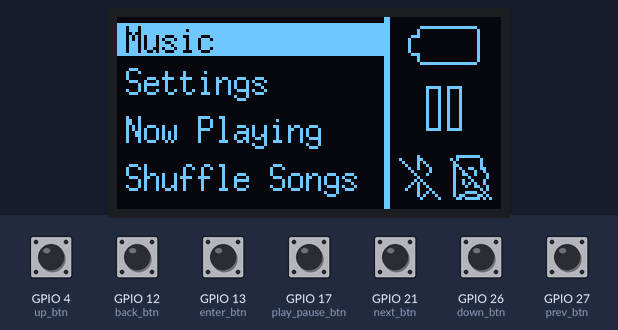
Recording of a sketch running on a simulated ESP32. Shown: 128×64 one-colour display. Inputs (shaded band) come from the test bench; at power-on: GPIO 4 (up_btn), GPIO 12 (back_btn), GPIO 13 (enter_btn), GPIO 17 (play_pause_btn), GPIO 21 (next_btn), GPIO 26 (down_btn), GPIO 27 (prev_btn) HIGH.

Above: at 2.2 s.
2.3 s: GPIO 26 (down_btn) pulled LOW for 0.15 s
At 2.8 s:
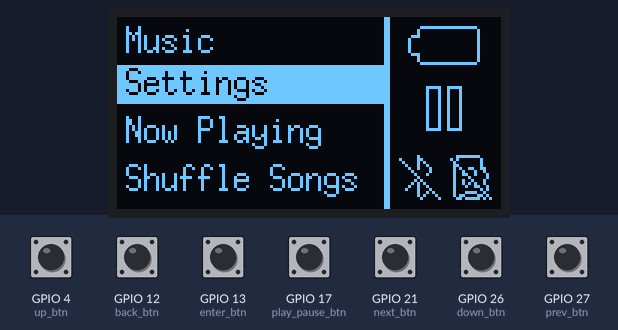
3.9 s: GPIO 26 (down_btn) pulled LOW for 1 s
At 5.0 s:
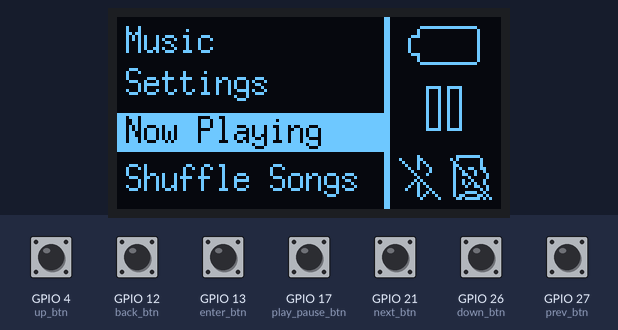
6.4 s: GPIO 26 (down_btn) pulled LOW for 0.15 s
At 7.6 s:
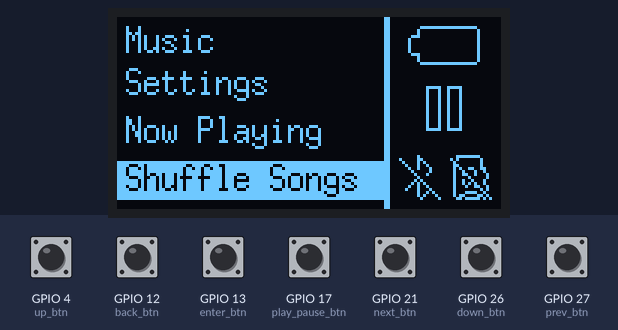
8.0 s: GPIO 4 (up_btn) pulled LOW for 0.15 s
At 8.6 s:
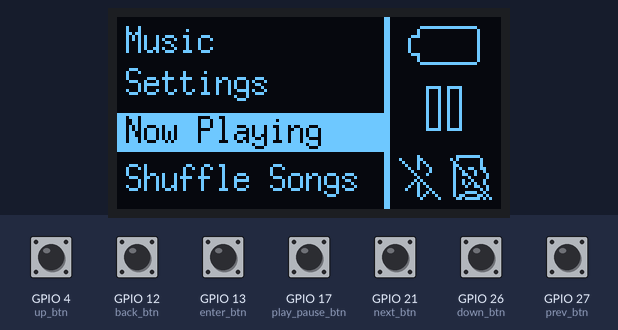
9.6 s: GPIO 4 (up_btn) pulled LOW for 1 s
At 10.7 s:
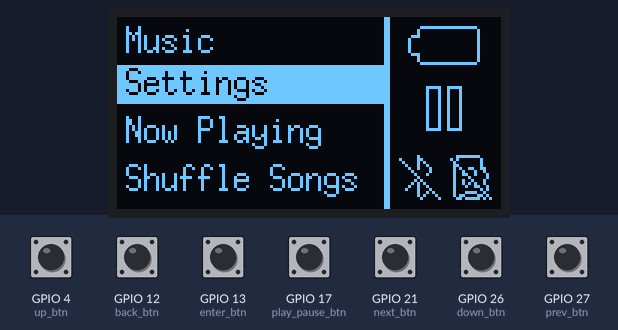
Timing chart, 0 to 12.6 s (numbered marks = the images above; inputs shaded):
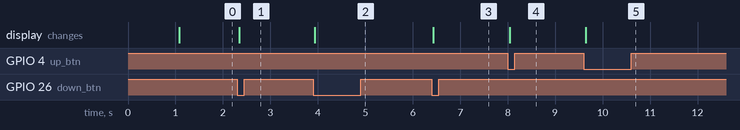

The sketch:

Wpod.ino
```cpp
#include "display.h"
#include "input.h"

U8G2_SSD1306_128X64_NONAME_F_HW_I2C u8g2(U8G2_R0, /* clock=*/ 32, /* data=*/ 33, /* reset=*/ U8X8_PIN_NONE);

IpodDisplay display(u8g2);
IpodInput input;


void setup() {
    display.setupDisplay();
}

void loop() {
    switch(display.selected_menu) {
        case 0:
            display.MainMenu(input.DetectInput());
            break;
        case 1:
            break;
        case 2:
            break;
        case 3:
            break;
    }

}
```

display.cpp
```cpp
#include "display.h"

IpodDisplay::IpodDisplay(U8G2_SSD1306_128X64_NONAME_F_HW_I2C &display) {
    Wire.begin(33,32);
    u8g2 = &display;
}


void IpodDisplay::setupDisplay() {
    u8g2->begin();
    u8g2->clearBuffer();
    u8g2->setFontMode(1);
    u8g2->setBitmapMode(1);
    u8g2->drawXBMP(1, 0, 127, 64, ipod_w);
    u8g2->sendBuffer();
    delay(1000);
    MainMenuDraw(0);
}

void IpodDisplay::ChangeMenu() {
    switch(main_menu_pos) {
        case 0:
            selected_menu = 1;
            break;
        case 1:
            selected_menu = 2;
            break;
        case 2:
            selected_menu = 3;
            break;
        case 3:
            selected_menu = 3;
            break;
        default:
            break;
    }
}

void IpodDisplay::StateDrawSD() {
    if(sd_state == 0) {
        u8g2->drawXBMP(111, 46, 14, 15, image_micro_sd_no_card_bits);
    }
    else {
        u8g2->drawXBMP(112, 46, 12, 15, image_micro_sd_bits);
    }
}

void IpodDisplay::MainMenuDraw(int pos) {
    u8g2->clearBuffer();
    u8g2->setFont(u8g2_font_6x10_tr);
    StateDrawSD();
    u8g2->drawXBMP(94, 46, 14, 15, image_bluetooth_not_connected_bits);
    u8g2->drawXBMP(97, 3, 24, 13, image_battery_empty_bits);
    u8g2->drawLine(89, 0, 89, 63);
    u8g2->drawLine(90, 64, 90, 0);

    switch(pos) {
        case 0:
        u8g2->drawXBMP(0, 2, 89, 58, music);
        break;
        case 1:
        u8g2->drawXBMP(0, 3, 89, 57, settings);
        break;
        case 2:
        u8g2->drawXBMP(0, 3, 89, 57, now_playing);
        break;
        case 3:
        u8g2->drawXBMP(0, 3, 89, 58, shuffle);
        break;
    }

    if(is_playing) {
        u8g2->drawXBMP(103, 23, 15, 15, image_music_play_bits);
    }
    else {
        u8g2->drawXBMP(103, 23, 15, 15, image_music_pause_bits);
    }

    u8g2->sendBuffer();
}

void IpodDisplay::MainMenu(char cmd) {
    switch(cmd) {
        case 'z':
            MainMenuDraw(main_menu_pos);
            break;
        case 'd':
            if(main_menu_pos < 3) {
                main_menu_pos++;
                MainMenuDraw(main_menu_pos);
            }
            break;
        case 'u':
            if(main_menu_pos > 0) {
                main_menu_pos--;
                MainMenuDraw(main_menu_pos);
            }
            break;
        case 'e':
            ChangeMenu();
            break;
    }
    MainMenuDraw(main_menu_pos);
}
```

display.h
```cpp
#ifndef Display_H
#define Display_H

#include <U8g2lib.h>
#include <Wire.h>
#include "images.h"

class IpodDisplay {
    public:
        int sd_state = 0;
        int selected_menu = 0;

        IpodDisplay(U8G2_SSD1306_128X64_NONAME_F_HW_I2C &display);
        void setupDisplay();
        void MainMenu(char cmd);

    private:
        U8G2_SSD1306_128X64_NONAME_F_HW_I2C *u8g2;
        int main_menu_pos;
        bool is_playing;

        void MainMenuDraw(int pos);
        void ChangeMenu();
        void StateDrawSD();
};

#endif
```

input.cpp
```cpp
#include "input.h"

IpodInput::IpodInput() {
    pinMode(play_pause_btn, INPUT_PULLUP);
    pinMode(down_btn, INPUT_PULLUP);
    pinMode(up_btn, INPUT_PULLUP);
    pinMode(enter_btn, INPUT_PULLUP);
    pinMode(back_btn, INPUT_PULLUP);
    pinMode(prev_btn, INPUT_PULLUP);
    pinMode(next_btn, INPUT_PULLUP);
}

char IpodInput::DetectInput() {
  timing = millis();
  char btn = '0';

  down_btn_state = digitalRead(down_btn);
  if(down_btn_state == 0 && down_btn_state_ == 1) {
    btn = 'd';
    btn_time = millis();
  }
  if(down_btn_state_ != down_btn_state) {
    down_btn_state_ = down_btn_state;
  }

  if(down_btn_state == 0 && down_btn_state == down_btn_state_) {
    if(timing > btn_time + 1000) {
      btn = 'd';
    }
  }

  //up
  up_btn_state = digitalRead(up_btn);
  if(up_btn_state == 0 && up_btn_state_ == 1) {
    btn = 'u';
    btn_time = millis();
  }
  if(up_btn_state_ != up_btn_state) {
    up_btn_state_ = up_btn_state;
  }

  if(up_btn_state == 0 && up_btn_state == up_btn_state_) {
    if(timing > btn_time + 1000) {
      btn = 'u';
    }
  }

  //prev
  prev_btn_state = digitalRead(prev_btn);
  if(prev_btn_state == 0 && prev_btn_state_ == 1) {
    btn = 'a';
  }
  if(prev_btn_state_ != prev_btn_state) {
    prev_btn_state_ = prev_btn_state;
  }

  //next
  next_btn_state = digitalRead(next_btn);
  if(next_btn_state == 0 && next_btn_state_ == 1) {
    btn = 'n';
  }
  if(next_btn_state_ != next_btn_state) {
    next_btn_state_ = next_btn_state;
  }

  //enter_btn
  enter_btn_btn_state = digitalRead(enter_btn);
  if(enter_btn_btn_state == 0 && enter_btn_btn_state_ == 1) {
    btn = 'e';
  }
  if(enter_btn_btn_state_ != enter_btn_btn_state) {
    enter_btn_btn_state_ = enter_btn_btn_state;
  }

  //back_btn
  back_btn_btn_state = digitalRead(back_btn);
  if(back_btn_btn_state == 0 && back_btn_btn_state_ == 1) {
    btn = 'b';
  }
  if(back_btn_btn_state_ != back_btn_btn_state) {
    back_btn_btn_state_ = back_btn_btn_state;
  }

  //play_pause
  play_pause_btn_state = digitalRead(play_pause_btn);
  if(play_pause_btn_state == 0 && play_pause_btn_state_ == 1) {
    btn = 'p';
  }
  if(play_pause_btn_state_ != play_pause_btn_state) {
    play_pause_btn_state_ = play_pause_btn_state;
  }

  return btn;
}
```

input.h
```cpp
#ifndef Input_H
#define Input_H

#include <Arduino.h>

#define down_btn 26
#define up_btn 4
#define prev_btn 27
#define next_btn 21
#define enter_btn 13
#define back_btn  12
#define play_pause_btn 17

class IpodInput {
    public:
      IpodInput();
      char DetectInput();

    private:
      unsigned long timing;

      int down_btn_state = 1;
      int down_btn_state_ = 1;
      unsigned long btn_time;

      int up_btn_state = 1;
      int up_btn_state_ = 1;

      int enter_btn_btn_state = 1;
      int enter_btn_btn_state_ = 1;

      int back_btn_btn_state = 1;
      int back_btn_btn_state_ = 1;

      int play_pause_btn_state = 1;
      int play_pause_btn_state_ = 1;

      int prev_btn_state = 1;
      int prev_btn_state_ = 1;

      int next_btn_state = 1;
      int next_btn_state_ = 1;
};

#endif
```

settings_menu.cpp
```cpp
#include "settings_menu.h"

SettingsMenu::SettingsMenu() {}
```

settings_menu.h
```cpp
#ifndef Settings_MENU_H
#define Settings_MENU_H

class SettingsMenu {
    public:
        SettingsMenu();
    private:
};

#endif
```

Source omitted: images.h (data table, 43354 bytes)

Measured:
- after the input at 2.3 s, the display: changes at once (image 1)
- after the input at 3.9 s, the display: changes at once (image 2)
- after the input at 6.4 s, the display: changes at once (image 3)
- after the input at 8.0 s, the display: changes after 0.05 s (image 4)
- after the input at 9.6 s, the display: changes at once (image 5)
